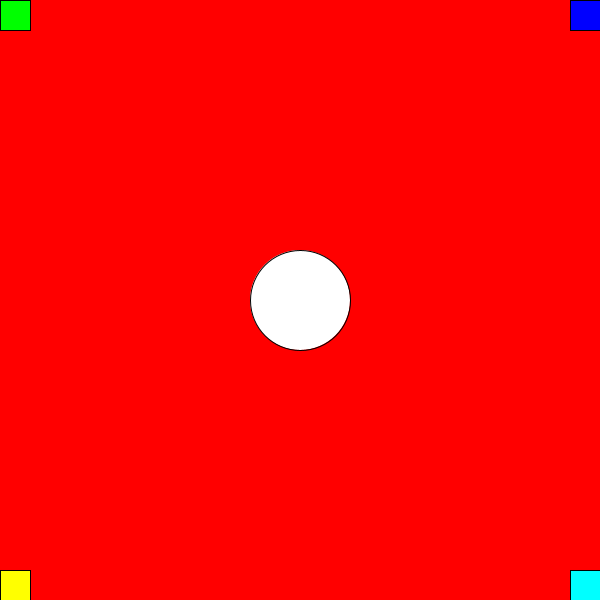
Frame 1 (no input)
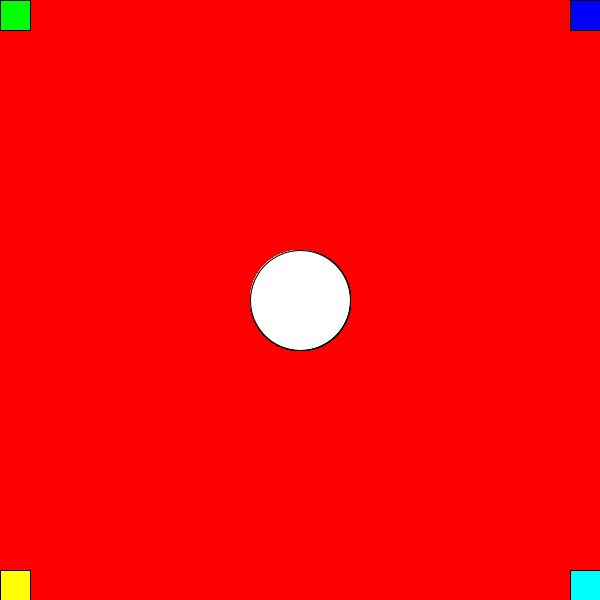
Frame 60 (the mouse pressed at the canvas centre just before this capture)
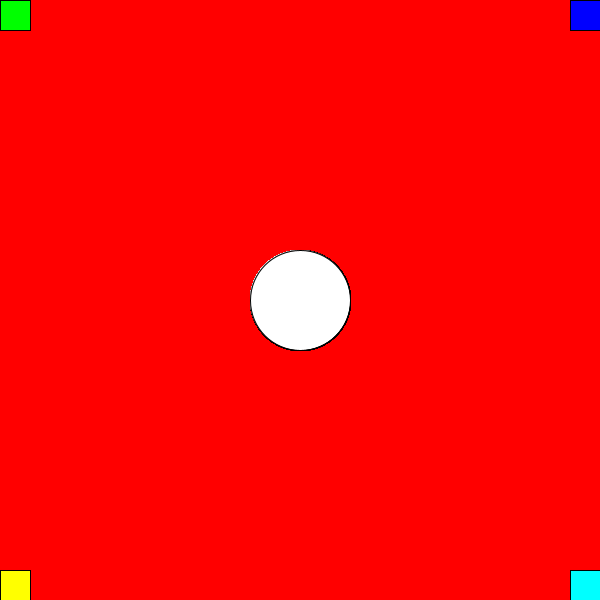
Frame 120 (the mouse held since frame 60 and released just before this capture)

The Processing sketch that drew these frames (run headless with seeded random() and noise(); from frame 60 on, the mouse is pressed at the canvas centre):

// Processing sketch: posicionarViaVariables_2_pde
// ── posicionarViaVariables_2_pde.pde
/*
 Este sketch posiciona cuadrados en las esquinas
 y un circulo en el centro, independiente de
 el tamano de estos e independiente del tamano
 del canvas
*/

float rectSize = 30;
float r;
float g;
float b;

void setup() {
  size(600, 600);
  smooth();
  background(255, 0, 0);
}


void draw() {
  fill(255);
  ellipse(width/2, height/2, 100, 100);

  fill(0, 255, 0);
  rect(0, 0, rectSize, rectSize);

  fill(0, 0, 255);
  rect(width-rectSize, 0, rectSize, rectSize);

  fill(255, 255, 0);  
  rect(0, height-rectSize, rectSize, rectSize);

  fill(0, 255, 255);
  rect(width-rectSize, height-rectSize, rectSize, rectSize);
}
